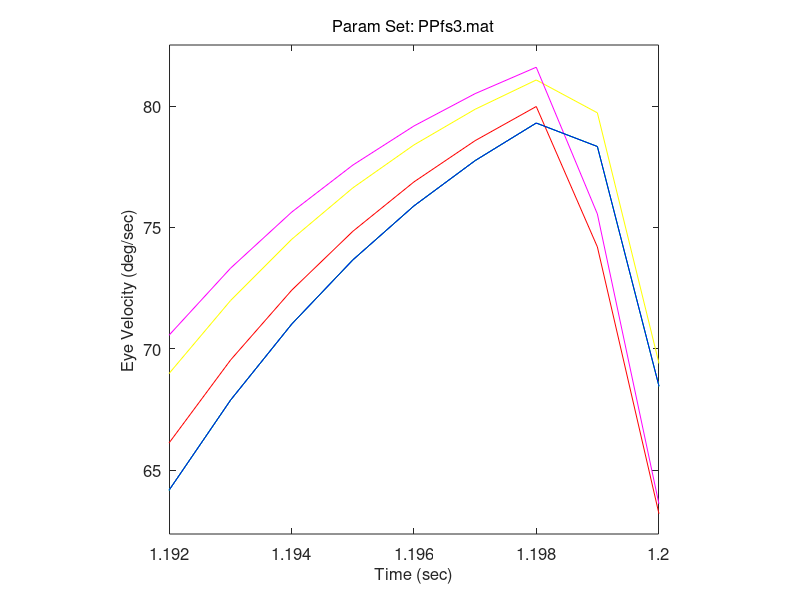

The MATLAB script that drew this image:
function fig = ppfs3errors2()
% This is the machine-generated representation of a Handle Graphics object
% and its children.  Note that handle values may change when these objects
% are re-created. This may cause problems with any callbacks written to
% depend on the value of the handle at the time the object was saved.
%
% To reopen this object, just type the name of the M-file at the MATLAB
% prompt. The M-file and its associated MAT-file must be on your path.

load ppfs3errors2

h0 = figure('Position',[296 390 560 420], ...
	'Tag','hotWind', ...
	'UserData',[5137.000122070312 5136.000244140625 5135.000244140625 5134.000244140625 5133.000244140625 5131.000244140625]);
h1 = axes('Parent',h0, ...
	'Box','on', ...
	'CameraUpVector',[0 1 0], ...
	'ColorOrder',mat0, ...
	'FontSize',12, ...
	'Position',[0.13 0.11 0.7749999999999999 0.8149999999999999], ...
	'UserData',mat1, ...
	'XLim',[1.192 1.2], ...
	'XLimMode','manual', ...
	'YLim',[62.3632478579613 82.51512291596336], ...
	'YLimMode','manual');
h2 = line('Parent',h1, ...
	'Color',[1 1 0], ...
	'Tag','5131.00024414062', ...
	'XData',mat2, ...
	'YData',mat3);
h2 = line('Parent',h1, ...
	'Color',[1 0 1], ...
	'Tag','5133.00024414062', ...
	'XData',mat4, ...
	'YData',mat5);
h2 = line('Parent',h1, ...
	'Color',[0 1 1], ...
	'Tag','5134.00024414062', ...
	'XData',mat6, ...
	'YData',mat7);
h2 = line('Parent',h1, ...
	'Color',[1 0 0], ...
	'Tag','5135.00024414062', ...
	'XData',mat8, ...
	'YData',mat9);
h2 = line('Parent',h1, ...
	'Color',[0 1 0], ...
	'Tag','5136.00024414062', ...
	'XData',mat10, ...
	'YData',mat11);
h2 = line('Parent',h1, ...
	'Color',[0 0 1], ...
	'Tag','5137.00012207031', ...
	'XData',mat12, ...
	'YData',mat13);
h2 = text('Parent',h1, ...
	'FontSize',12, ...
	'HandleVisibility','off', ...
	'HorizontalAlignment','center', ...
	'Position',[1.195990762124711 61.29951251765622 17.32050807568877], ...
	'String','Time (sec)', ...
	'UserData',0.001, ...
	'VerticalAlignment','cap');
set(get(h2,'Parent'),'XLabel',h2);
h2 = text('Parent',h1, ...
	'FontSize',12, ...
	'HandleVisibility','off', ...
	'HorizontalAlignment','center', ...
	'Position',[1.191612009237875 72.35054077527025 17.32050807568877], ...
	'Rotation',90, ...
	'String','Eye Velocity (deg/sec)', ...
	'VerticalAlignment','baseline');
set(get(h2,'Parent'),'YLabel',h2);
h2 = text('Parent',h1, ...
	'FontSize',12, ...
	'HandleVisibility','off', ...
	'HorizontalAlignment','right', ...
	'Position',[1.190651270207852 84.28801514980519 17.32050807568877], ...
	'Visible','off');
set(get(h2,'Parent'),'ZLabel',h2);
h2 = text('Parent',h1, ...
	'FontSize',12, ...
	'HandleVisibility','off', ...
	'HorizontalAlignment','center', ...
	'Position',[1.195990762124711 82.81060495493701 17.32050807568877], ...
	'String','Param Set: PPfs3.mat', ...
	'VerticalAlignment','bottom');
set(get(h2,'Parent'),'Title',h2);
if nargout > 0, fig = h0; end
